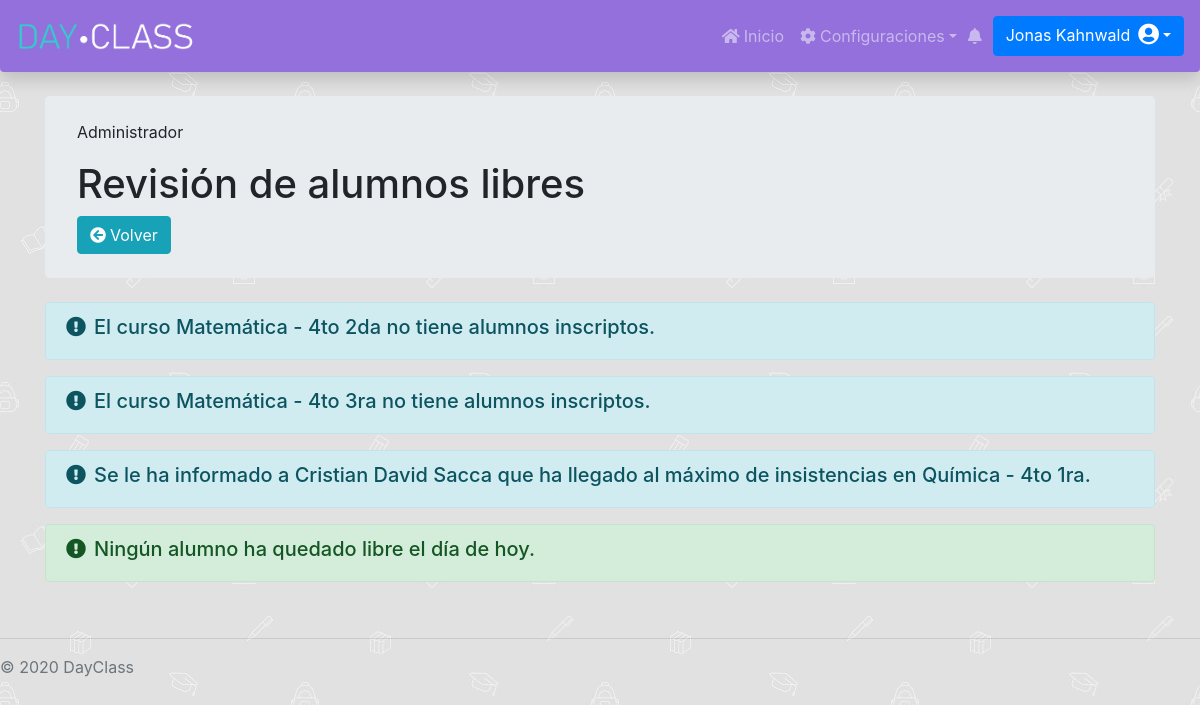
Screenshot of /Administrador/AlumnosLibres/buscarAlumnosLibres.php (signed in) with the database file from the repository.
### tables this page shows
CREATE TABLE `curso` (
  `id` int(11) NOT NULL AUTO_INCREMENT,
  `fechaDesdeCurActual` date DEFAULT NULL,
  `fechaHastaCurActul` date DEFAULT NULL,
  `nombreCurso` varchar(255) DEFAULT NULL,
  `division_id` int(11) DEFAULT NULL,
  `materia_id` int(11) DEFAULT NULL,
  `fechaDesdeCursado` date DEFAULT NULL,
  `fechaHastaCursado` date DEFAULT NULL,
  PRIMARY KEY (`id`),
  KEY `FKb0pu5rd27n5ld9n4oamd62dwj` (`division_id`),
  KEY `FK48osbikkitlflgwqf0vh8qt7j` (`materia_id`)
);

CREATE TABLE `alumno` (
  `id` int(11) NOT NULL AUTO_INCREMENT,
  `apellidoAlum` varchar(255) DEFAULT NULL,
  `contraseniaAlum` varchar(255) DEFAULT NULL,
  `dniAlum` int(11) NOT NULL,
  `emailAlum` varchar(255) DEFAULT NULL,
  `fechaAltaAlumno` date DEFAULT NULL,
  `fechaBajaAlumno` date DEFAULT NULL,
  `fechaNacAlumno` date DEFAULT NULL,
  `legajoAlumno` varchar(255) NOT NULL,
  `nombreAlum` varchar(255) DEFAULT NULL,
  `permiso_id` int(11) DEFAULT NULL,
  PRIMARY KEY (`id`),
  KEY `FKctdmkskdhf5bla743m05m1u3x` (`permiso_id`)
);

### Administrador/AlumnosLibres/buscarAlumnosLibres.php (the view, shortened to what this page needs)
<?php
    include "../../databaseConection.php";
    $currentDate = date('Y-m-d');
    $selectAlumnosLibresHoy = $con->query("SELECT `id`, `fechaAlumnosLibres`, `id_admin` FROM `alumnosLibres` WHERE alumnoslibres.fechaAlumnosLibres LIKE '$currentDate%'");
?>
<div class="container">
    <div class="jumbotron my-4 py-4">
        <p class="card-text">Administrador</p>
        <h1>Revisión de alumnos libres</h1>
        <a href="/DayClass/Administrador/index.php" class="btn btn-info"><i class="fa fa-arrow-circle-left mr-1"></i>Volver</a>
    </div>
    <?php
    if(($selectAlumnosLibresHoy->num_rows) == 0){
    include "../../databaseConection.php";
    $cantLibres = 0;
    $selectParamMinimoAsistencia = $con->query("SELECT * FROM `paramminimoasistencia` WHERE paramminimoasistencia.fechaAltaMinimoAsistencia <= '$currentDate' AND paramminimoasistencia.fechaBajaMinimoAsistencia IS NULL")->fetch_assoc();
    if ($selectParamMinimoAsistencia != null) {
        $porcentajeMinAsistencia = $selectParamMinimoAsistencia["porcentajeAsistencia"];
        $selectCursosVigentes = $con->query("SELECT * FROM `curso` WHERE curso.fechaDesdeCurActual <= '$currentDate' AND curso.fechaHastaCurActul IS NULL AND curso.fechaDesdeCursado <= '$currentDate' AND curso.fechaHastaCursado > '$currentDate'");
        if (mysqli_num_rows($selectCursosVigentes) != 0) {
            while ($selectCursosVigentes2 = $selectCursosVigentes->fetch_assoc()) {
                $id_curso = $selectCursosVigentes2["id"];
                $nombre_curso = $selectCursosVigentes2["nombreCurso"];
                $totalDiasCursado = calcularDiasCursado($id_curso);
                if ($totalDiasCursado != null) {
                    $selectAsistenciasAlumnoCurso = $con->query("SELECT asistencia.id, asistencia.alumno_id FROM asistencia, curso WHERE curso.id = '$id_curso' AND asistencia.curso_id = curso.id AND curso.fechaDesdeCursado = asistencia.fechaDesdeFichaAsis AND curso.fechaHastaCursado = asistencia.fechaHastaFichaAsis");
                    if (mysqli_num_rows($selectAsistenciasAlumnoCurso) != 0) {
                        while ($selectAsistenciasAlumnoCurso2 = $selectAsistenciasAlumnoCurso->fetch_assoc()) {
                            $id_alumno = $selectAsistenciasAlumnoCurso2["alumno_id"];
                            $selectEstadoAlumno = $con->query("SELECT cursoestadoalumno.nombreEstado FROM alumno, alumnocursoactual, curso, alumnocursoestado, cursoestadoalumno WHERE curso.id = '$id_curso' AND alumnocursoactual.curso_id = curso.id AND alumno.id = '$id_alumno' AND alumnocursoactual.alumno_id = alumno.id AND alumnocursoactual.fechaDesdeAlumCurAc = curso.fechaDesdeCursado AND alumnocursoactual.fechaHastaAlumCurAc = curso.fechaHastaCursado AND alumnocursoactual.id = alumnocursoestado.alumnoCursoActual_id AND alumnocursoestado.fechaInicioEstado <= '$currentDate' AND alumnocursoestado.fechaFinEstado > '$currentDate' AND alumnocursoestado.cursoEstadoAlumno_id = cursoestadoalumno.id")->fetch_assoc();
                            $estadoAlumno = $selectEstadoAlumno["nombreEstado"];
                            if ($estadoAlumno == "INSCRIPTO") {
                                $selectCantInasistenciasAlumno = $con->query("SELECT COUNT(asistenciadia.tipoAsistencia_id) AS cantAusentes FROM asistencia, asistenciadia, tipoasistencia WHERE asistencia.alumno_id = '$id_alumno' AND asistencia.curso_id = '$id_curso' AND asistenciadia.asistencia_id = asistencia.id AND asistencia.fechaDesdeFichaAsis <= asistenciadia.fechaHoraAsisDia AND asistencia.fechaHastaFichaAsis >= asistenciadia.fechaHoraAsisDia AND asistenciadia.tipoAsistencia_id = tipoasistencia.id AND tipoasistencia.nombreTipoAsistencia = 'AUSENTE'");
                                if (mysqli_num_rows($selectCantInasistenciasAlumno) != 0) {
                                    $selectCantInasistenciasAlumno2 = $selectCantInasistenciasAlumno->fetch_assoc();
                                    $cantAusentes = $selectCantInasistenciasAlumno2["cantAusentes"];
                                    $rtdoCompararDias = compararDias($porcentajeMinAsistencia, $totalDiasCursado, $cantAusentes);
                                    switch ($rtdoCompararDias) {
                                        case "JUSTO":
                                            $envioMail = alumnoSinInasistencias($id_alumno, $id_curso);
                                            break;
                                        default:
                                            break;
                                    }
                                } else {
                                }
                            } else {
                            }
                        }
                    } else {
                        echo "<div class='alert alert-info' role='alert'>
                    <h5><i class='fa fa-exclamation-circle mr-2'></i>El curso $nombre_curso no tiene alumnos inscriptos.</h5>
                </div>";
                    }
                } else {
                    echo "<div class='alert alert-warning' role='alert'>
                    <h5><i class='fa fa-exclamation-circle mr-2'></i>El curso $id_curso no tiene días de cursado definidos.</h5>
                </div>";
                }
            }
        } else {
            echo "<div class='alert alert-warning' role='alert'>
                <h5><i class='fa fa-exclamation-circle mr-2'></i>No hay cursos con fechas de cursado vigentes.</h5>
        </div>";
        }
    } else {
        echo "<div class='alert alert-warning' role='alert'>
                <h5><i class='fa fa-exclamation-circle mr-2'></i>No hay un porcentaje mínimo de asistencias definido.</h5>
        </div>";
    }
    }
    function calcularDiasCursado($idCurso){
        include "../../databaseConection.php";
        $selectCantClasesPorSemana = $con->query("SELECT COUNT(id) AS cantDias FROM `horariocurso` WHERE horariocurso.curso_id = '$idCurso'")->fetch_assoc();
        if ($selectCantClasesPorSemana != null) {
            $selectDiasClasePorSemana = $con->query("SELECT cursodia.dayName FROM `horariocurso`, cursodia WHERE horariocurso.curso_id = '$idCurso' AND cursodia.id = horariocurso.cursoDia_id");
            $arregloDiasClasePorSemana = [];
            while ($row = $selectDiasClasePorSemana->fetch_assoc()) {
                $dayName = $row["dayName"];
                array_push($arregloDiasClasePorSemana, $dayName);
            }
            $clasesPorSemana = $selectCantClasesPorSemana["cantDias"];
            $selectFechasCursadoCurso = $con->query("SELECT curso.fechaDesdeCursado, curso.fechaHastaCursado FROM `curso` WHERE curso.id = '$idCurso'")->fetch_assoc();
            $fechaDesdeCursado = $selectFechasCursadoCurso["fechaDesdeCursado"];
            $fechaHastaCursado = $selectFechasCursadoCurso["fechaHastaCursado"];
            $semanasCursado = (strtotime($fechaHastaCursado) - strtotime($fechaDesdeCursado)) / (60 * 60 * 24 * 7);
            $cantSemanasCursado = ceil($semanasCursado);
            $cantDiasCursado = $cantSemanasCursado * $clasesPorSemana;
            $selectDiasSinClases= $con->query("SELECT diassinclases.fechaDiaSinClases FROM diassinclases,curso WHERE curso.id = '$idCurso' AND diassinclases.fechaDiaSinClases >= curso.fechaDesdeCursado AND diassinclases.fechaDiaSinClases <= curso.fechaHastaCursado AND diassinclases.fechaBajaDiaSinClases IS NULL");
            $cantDiaSinClases = 0;
            if(($selectDiasSinClases->num_rows) != 0){
                while($diaSinClases = $selectDiasSinClases->fetch_assoc()){
                    $noClasesDay = $diaSinClases["fechaDiaSinClases"];
                    $nombreDiaSinClases = date('l', strtotime($noClasesDay));
                    for($i = 0; $i < count($arregloDiasClasePorSemana); $i++){
                        $nombreDiaClases = $arregloDiasClasePorSemana[$i];
                        if($nombreDiaClases == $nombreDiaSinClases){
                            $cantDiaSinClases ++;
                            break;
                        }
                    }
                }
            }
            $diasEfectivosCursado = $cantDiasCursado - $cantDiaSinClases;
            return $diasEfectivosCursado;
        } else {
            return null;
        }
    }
    function compararDias($porcentajeMinAsistencia, $totalDiasCursado, $cantInasistenciasAlumno) {
        $porcentajeInasistencias = 1 - $porcentajeMinAsistencia;
        $maxInasistencias = ceil($totalDiasCursado * $porcentajeInasistencias);
        if ($cantInasistenciasAlumno == $maxInasistencias) {
            return "JUSTO";
        } else {
            if ($maxInasistencias < $cantInasistenciasAlumno) {
                return "LIBRE";
            } else {
                return "NADA";
            }
        }
    }
    function alumnoSinInasistencias($id_alumno, $id_curso) {
        include "../../databaseConection.php";
        $selectDatosAlumno = $con->query("SELECT * FROM `alumno` WHERE alumno.id = '$id_alumno'")->fetch_assoc();
        $nombreAlumno = $selectDatosAlumno["nombreAlum"];
        $apellidoAlumno = $selectDatosAlumno["apellidoAlum"];
        $mailAlumno = $selectDatosAlumno["emailAlum"];
        $selectDatosCurso = $con->query("SELECT * FROM `curso` WHERE curso.id = '$id_curso'")->fetch_assoc();
        $nombreCurso =  $selectDatosCurso["nombreCurso"];
        $mensaje = "Hola, $nombreAlumno $apellidoAlumno.
Se le informa que ha alcanzado el máximo de inasistencias permitidas en el curso $nombreCurso. Luego de la próxima inasistencia quedará en estado LIBRE.
Puede revertir su situación justificando las ausencias que registra hasta el momento, en la sección correspondiente.
Este correo fue enviado de mananera automática, por favor no responda.
Saludos.
Equipo de DayClass.";
        $mensaje = wordwrap($mensaje, 200, "\r\n");
        $destino = "lea220197@gmail.com,$mailAlumno,dayclassdev@gmail.com";
        $rtdo = mail($destino, 'Aviso de limite de inasistencias alcanzado', $mensaje);
        echo "<div class='alert alert-info' role='alert'>
                <h5><i class='fa fa-exclamation-circle mr-2'></i>Se le ha informado a $nombreAlumno $apellidoAlumno que ha llegado al máximo de insistencias en $nombreCurso.</h5>
        </div>";
        return $rtdo;
    }
    ?>
    <?php
    if(($selectAlumnosLibresHoy->num_rows) == 0){
    if ($cantLibres == 0) {
        echo "<div class='alert alert-success' role='alert'>
                    <h5><i class='fa fa-exclamation-circle mr-2'></i>Ningún alumno ha quedado libre el día de hoy.</h5>
            </div>";
    }
    }
    ?>
</div>

### DayClassStyle.css (style rules this page uses)
.dayclassnav { background-color: mediumpurple; }
.abajo-pagina { position: absolute; bottom: auto; width: 100%; }
body { padding-top: 4.5rem; background-image: url("/DayClass/images/school.jpg"); background-repeat: repeat; background-attachment: fixed; }

### rows the page displays
curso: nombreCurso "Matemática - 4to 2da"
curso: nombreCurso "Matemática - 4to 3ra"
curso: alumno.nombreAlum "Cristian David", alumno.apellidoAlum "Sacca", nombreCurso "Química - 4to 1ra"
